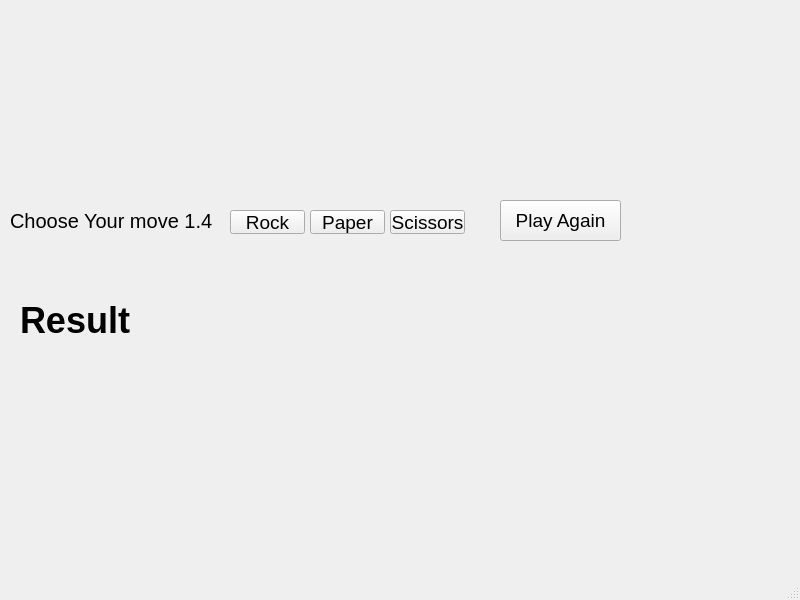
<?xml version="1.0" encoding="UTF-8"?>
<ui version="4.0">
 <class>MainWindow</class>
 <widget class="QMainWindow" name="MainWindow">
  <property name="geometry">
   <rect>
    <x>0</x>
    <y>0</y>
    <width>800</width>
    <height>600</height>
   </rect>
  </property>
  <property name="windowTitle">
   <string>MainWindow</string>
  </property>
  <widget class="QWidget" name="centralwidget">
   <widget class="QLabel" name="label">
    <property name="geometry">
     <rect>
      <x>10</x>
      <y>190</y>
      <width>211</width>
      <height>61</height>
     </rect>
    </property>
    <property name="font">
     <font>
      <pointsize>15</pointsize>
     </font>
    </property>
    <property name="text">
     <string>Choose Your move 1.4</string>
    </property>
   </widget>
   <widget class="QPushButton" name="btnRock">
    <property name="geometry">
     <rect>
      <x>230</x>
      <y>210</y>
      <width>75</width>
      <height>24</height>
     </rect>
    </property>
    <property name="font">
     <font>
      <pointsize>14</pointsize>
     </font>
    </property>
    <property name="text">
     <string>Rock</string>
    </property>
   </widget>
   <widget class="QPushButton" name="btnPaper">
    <property name="geometry">
     <rect>
      <x>310</x>
      <y>210</y>
      <width>75</width>
      <height>24</height>
     </rect>
    </property>
    <property name="font">
     <font>
      <pointsize>14</pointsize>
     </font>
    </property>
    <property name="text">
     <string>Paper</string>
    </property>
   </widget>
   <widget class="QPushButton" name="btnScissors">
    <property name="geometry">
     <rect>
      <x>390</x>
      <y>210</y>
      <width>75</width>
      <height>24</height>
     </rect>
    </property>
    <property name="font">
     <font>
      <pointsize>14</pointsize>
     </font>
    </property>
    <property name="text">
     <string>Scissors</string>
    </property>
   </widget>
   <widget class="QPushButton" name="btnPlayAgain">
    <property name="geometry">
     <rect>
      <x>500</x>
      <y>200</y>
      <width>121</width>
      <height>41</height>
     </rect>
    </property>
    <property name="font">
     <font>
      <pointsize>14</pointsize>
     </font>
    </property>
    <property name="text">
     <string>Play Again</string>
    </property>
   </widget>
   <widget class="QLabel" name="lblResult">
    <property name="geometry">
     <rect>
      <x>20</x>
      <y>240</y>
      <width>641</width>
      <height>161</height>
     </rect>
    </property>
    <property name="font">
     <font>
      <pointsize>27</pointsize>
      <bold>true</bold>
     </font>
    </property>
    <property name="text">
     <string>Result</string>
    </property>
   </widget>
  </widget>
  <widget class="QMenuBar" name="menubar">
   <property name="geometry">
    <rect>
     <x>0</x>
     <y>0</y>
     <width>800</width>
     <height>22</height>
    </rect>
   </property>
  </widget>
  <widget class="QStatusBar" name="statusbar"/>
 </widget>
 <resources/>
 <connections/>
</ui>
